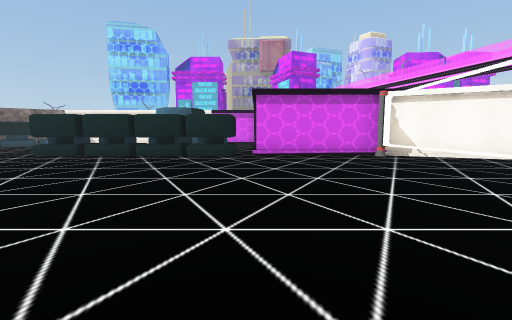
view 1 (above)

20 first-person views from a walk through a Unity game level. The camera is 1.4 m above the floor, tilts 6° down and sees 90° across. The floor is counted in squares, 2 m on a side. Each view is taken from the middle of a square. On the plan, view 1 faces up. The plan holds only what a view shows up to about 9 squares ahead; the rest is blank. The place goes on beyond the plan. The player character is not drawn. Some animated figures are left out. Some surface patterns are stand-ins.

view 2
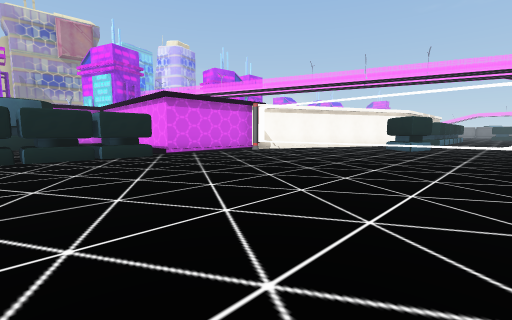

view 3
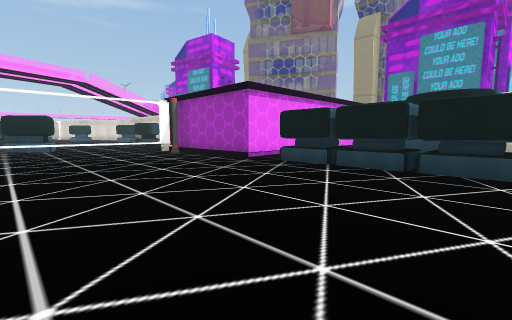

view 4
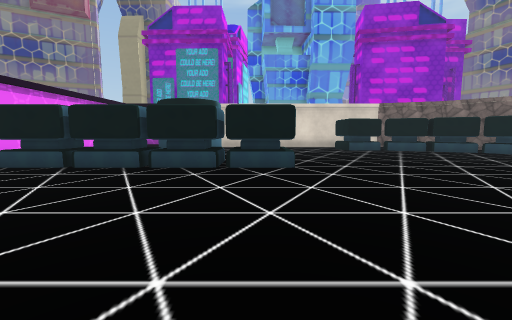

view 5
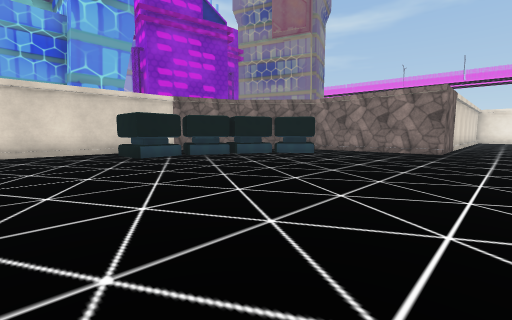

view 6
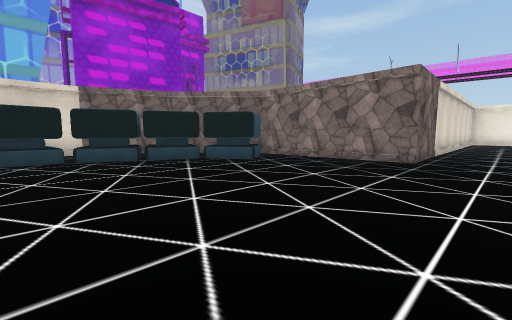

view 7
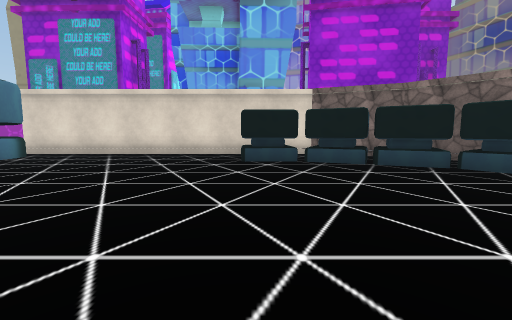

view 8
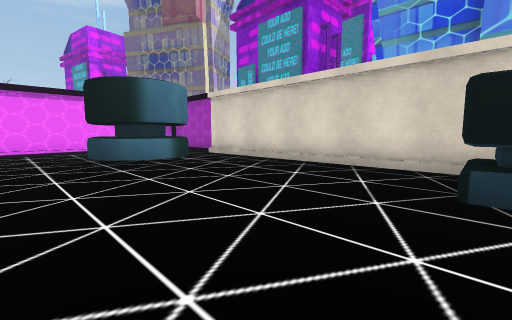

view 9
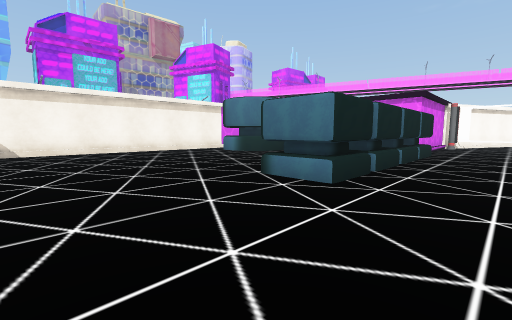

view 10
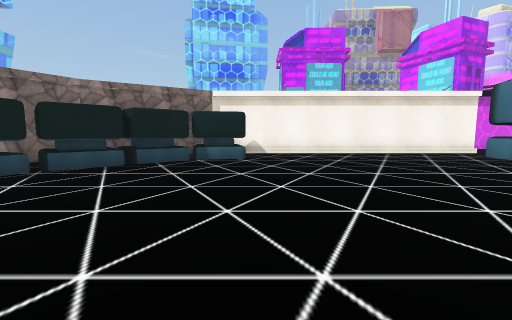

view 11
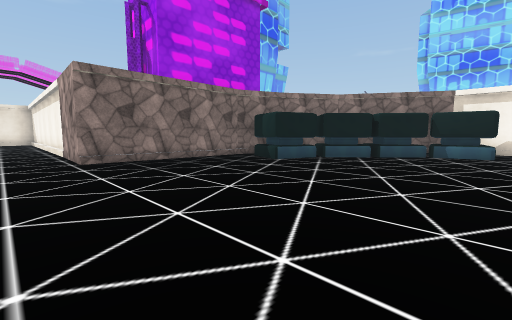

view 12
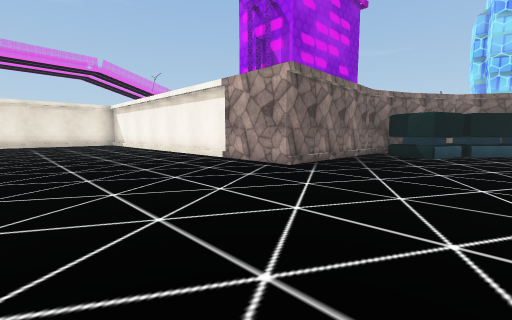

view 13
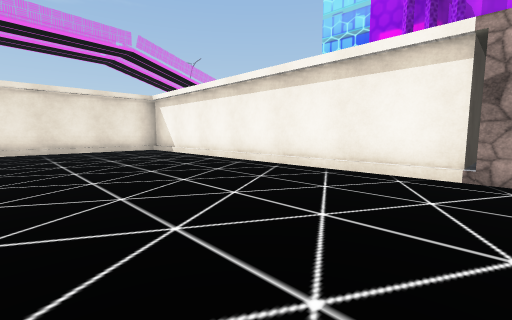

view 14
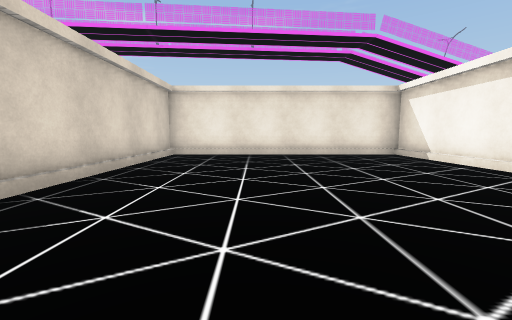

view 15
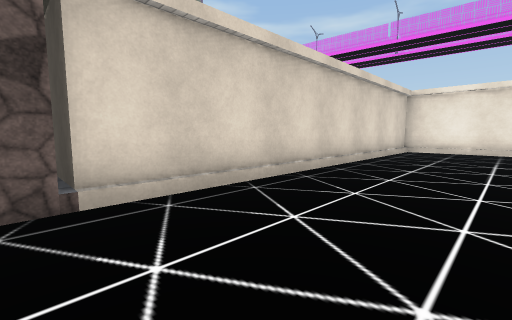

view 16
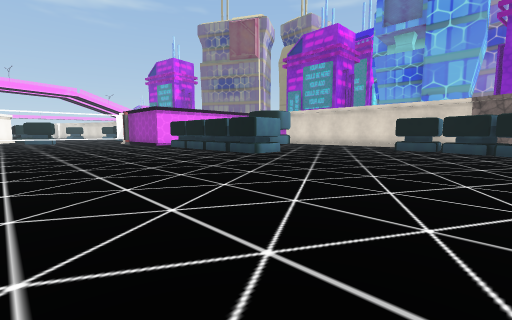

view 17
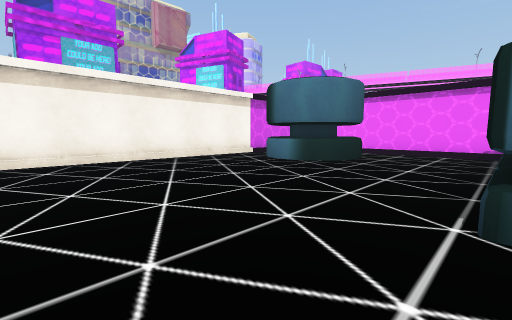

view 18
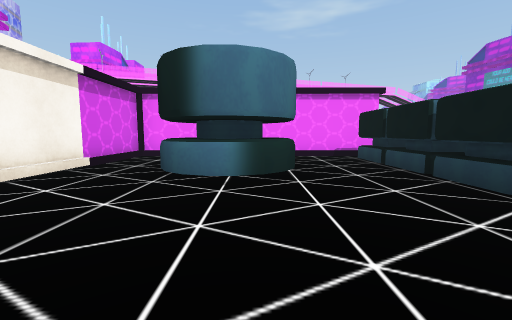

view 19
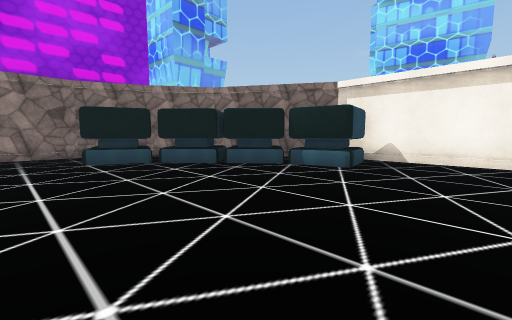

view 20
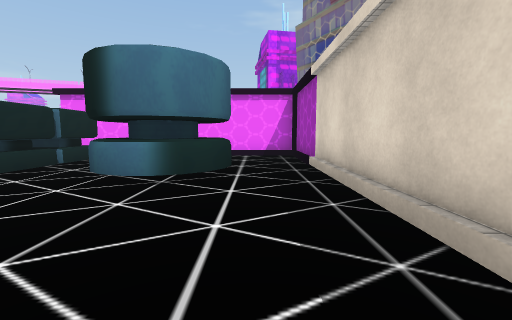

### Floor plan
Key: @ floor where view 1 was taken; # wall or solid block; . floor; / step, stairs or slope; = window, fence, low wall or low ledge; O other object.
Columns run from 28 left of view 1 to 6 right of it. Each row starts with its distance up from view 1.
 16                ##############
 15               ##OO..........#
 14              ##OOO......... #
 13             ##OO........OO  #
 12             #OO.........OO..#
 11            ##O..............#
 10            #................#
  9            #..........OOOOOO#####
  8           ##..........OOOOOO....###
  7 #############...................=.#
  6 #/////////......................=.
  5 #...............................=.
  4 #...............................=.
  3 #...............................=.
  2 #...............................=.
  1 #...............................=.
  0 #...........................@...=.
 -1 ############................/####
 -2           ##..........OOOOOO/#
 -3            #................/#
 -4            #.O............../#
 -5            ##OO.........OO../#
 -6             ##OOO.......OO../#
 -7              # OOOO........./#
 -8               ###../////////.#
 -9                 ##############

Where each view was taken, in squares from view 1:
view 1: 0 up, 0 right, facing up
view 2: 0 up, 4 left, facing up-right
view 3: 4 up, 5 left, facing down-right
view 4: 4 up, 6 left, facing down
view 5: 1 up, 7 left, facing down-left
view 6: 1 up, 10 left, facing down-left
view 7: 0 up, 10 left, facing down
view 8: 3 down, 10 left, facing down-right
view 9: 6 up, 10 left, facing up-right
view 10: 7 up, 10 left, facing up
view 11: 5 up, 10 left, facing up-left
view 12: 2 up, 13 left, facing up-left
view 13: 2 up, 18 left, facing up-left
view 14: 2 up, 20 left, facing left
view 15: 2 up, 18 left, facing down-left
view 16: 5 up, 13 left, facing down-right
view 17: 9 up, 9 left, facing up-right
view 18: 12 up, 8 left, facing right
view 19: 9 up, 8 left, facing up-left
view 20: 7 down, 8 left, facing right
